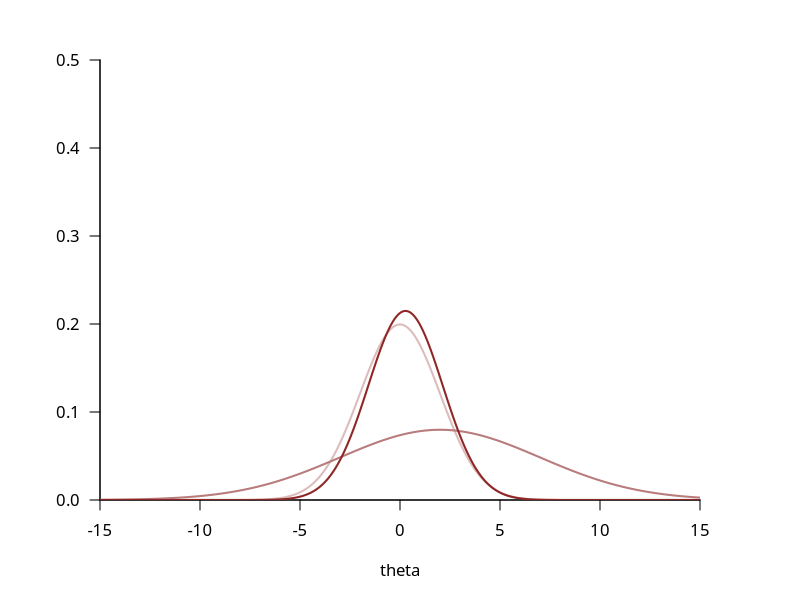
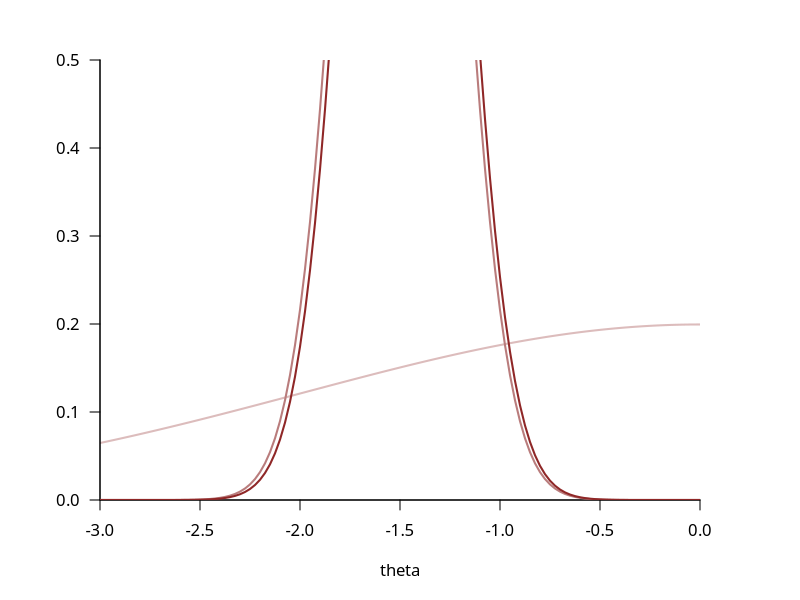
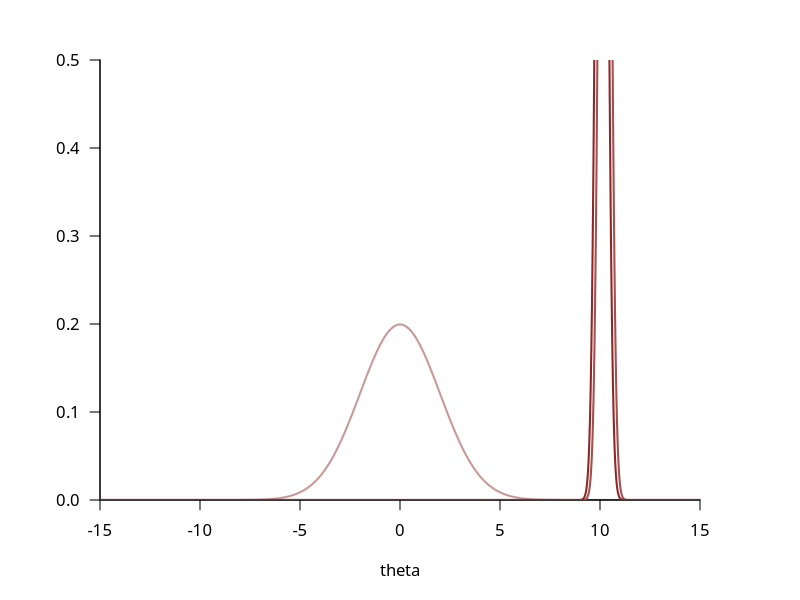
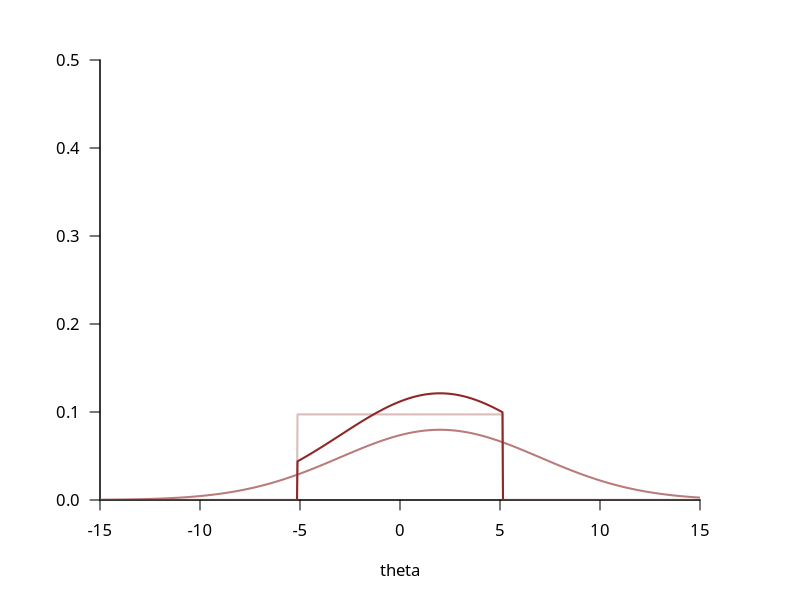
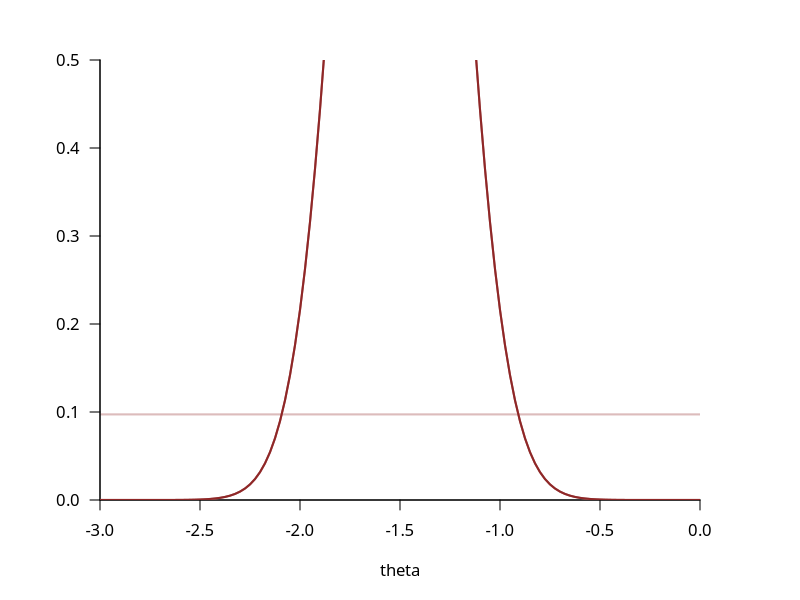
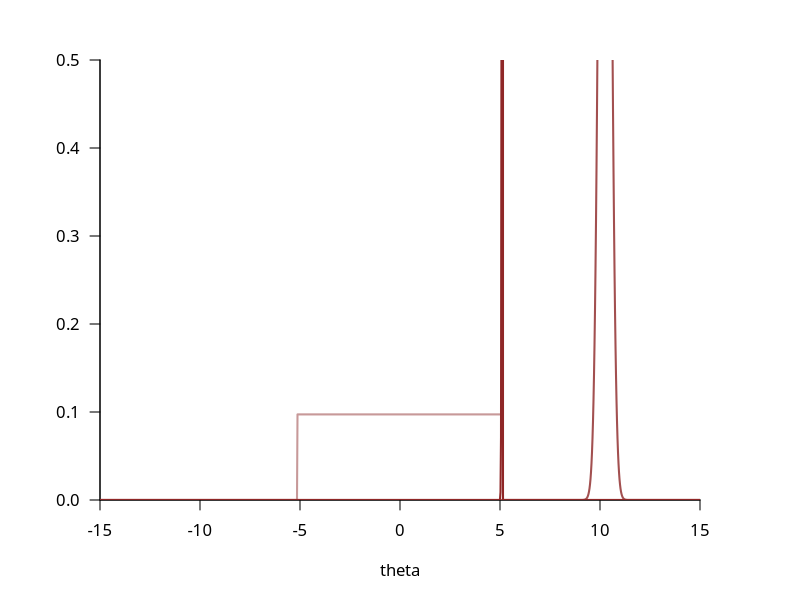

Recreate these plots in R, in order.
############################################################
# Initial setup
############################################################

c_light <- c("#DCBCBC")
c_light_highlight <- c("#C79999")
c_mid <- c("#B97C7C")
c_mid_highlight <- c("#A25050")
c_dark <- c("#8F2727")
c_dark_highlight <- c("#7C0000")

c_light_trans <- c("#DCBCBC80")
c_dark_trans <- c("#8F272780")
c_green_trans <- c("#00FF0080")

par(family="CMU Serif", las=1, bty="l", cex.axis=1, cex.lab=1, cex.main=1,
    xaxs="i", yaxs="i", mar = c(5, 5, 3, 5))

############################################################
# Graphical Demonstrations
############################################################

delta <- 0.025
xs <- seq(-20, 20, delta)

density_comps <- data.frame(xs)

# Containment
sigma <- 5
y <- 2

unnorm_likelihoods <- exp(- 0.5 * ( (xs - y) / sigma)**2)
likelihoods <- unnorm_likelihoods / (sum(unnorm_likelihoods) * delta)

density_comps['containment_like'] = likelihoods

# Contraction
sigma <- 0.25
y <- -1.5

unnorm_likelihoods <- exp(- 0.5 * ( (xs - y) / sigma)**2)
likelihoods <- unnorm_likelihoods / (sum(unnorm_likelihoods) * delta)

density_comps['contraction_like'] = likelihoods

# Compromise
sigma <- 0.25
y <- 10.25

unnorm_likelihoods <- exp(- 0.5 * ( (xs - y) / sigma)**2)
likelihoods <- unnorm_likelihoods / (sum(unnorm_likelihoods) * delta)

density_comps['compromise_like'] = likelihoods

############################################################
# Normal
############################################################

beta <- 2

prior_densities <- exp(- 0.5 * (xs / beta)**2) / sqrt(2 * pi * beta**2)

density_comps['normal_prior'] = prior_densities

# Containment
unnorm_posterior_densities <- density_comps$containment_like * prior_densities

norm <- sum(unnorm_posterior_densities) * delta
posterior_densities <- unnorm_posterior_densities / norm

density_comps['normal_post_containment'] = posterior_densities

par(mfrow=c(1, 1))

plot(xs, prior_densities, type="l", lwd=2, col=c_light,
     xlim=c(-15, 15), xlab='theta', ylim=c(0, 0.5), ylab="")

lines(xs, density_comps$containment_like, lwd=2, col=c_mid)

lines(xs, posterior_densities, lwd=2, col=c_dark)

# Contraction
unnorm_posterior_densities <- density_comps$contraction_like * prior_densities

norm <- sum(unnorm_posterior_densities) * delta
posterior_densities <- unnorm_posterior_densities / norm

density_comps['normal_post_contraction'] = posterior_densities

par(mfrow=c(1, 1))

plot(xs, prior_densities, type="l", lwd=2, col=c_light,
     xlim=c(-3, 0), xlab='theta', ylim=c(0, 0.5), ylab="")

lines(xs, density_comps$contraction_like, lwd=2, col=c_mid)

lines(xs, posterior_densities, lwd=2, col=c_dark)

# Compromise
unnorm_posterior_densities <- density_comps$compromise_like * prior_densities

norm <- sum(unnorm_posterior_densities) * delta
posterior_densities <- unnorm_posterior_densities / norm

density_comps['normal_post_compromise'] = posterior_densities

par(mfrow=c(1, 1))

plot(xs, prior_densities, type="l", lwd=2, col=c_light_highlight,
     xlim=c(-15, 15), xlab='theta', ylim=c(0, 0.5), ylab="")

lines(xs, density_comps$compromise_like, lwd=2, col=c_mid_highlight)

lines(xs, posterior_densities, lwd=2, col=c_dark)

############################################################
# Uniform
############################################################

beta <- 2

prior_densities <- sapply(xs, function(x) if( abs(x) > beta * 2.57) 0 else 1 / (beta * 2 * 2.57))
  
density_comps['unif_prior'] = prior_densities

# Containment
unnorm_posterior_densities <- density_comps$containment_like * prior_densities

norm <- sum(unnorm_posterior_densities) * delta
posterior_densities <- unnorm_posterior_densities / norm

density_comps['unif_post_containment'] = posterior_densities

par(mfrow=c(1, 1))

plot(xs, prior_densities, type="l", lwd=2, col=c_light,
     xlim=c(-15, 15), xlab='theta', ylim=c(0, 0.5), ylab="")

lines(xs, density_comps$containment_like, lwd=2, col=c_mid)

lines(xs, posterior_densities, lwd=2, col=c_dark)

# Contraction
unnorm_posterior_densities <- density_comps$contraction_like * prior_densities

norm <- sum(unnorm_posterior_densities) * delta
posterior_densities <- unnorm_posterior_densities / norm

density_comps['unif_post_contraction'] = posterior_densities

par(mfrow=c(1, 1))

plot(xs, prior_densities, type="l", lwd=2, col=c_light,
     xlim=c(-3, 0), xlab='theta', ylim=c(0, 0.5), ylab="")

lines(xs, density_comps$contraction_like, lwd=2, col=c_mid)

lines(xs, posterior_densities, lwd=2, col=c_dark)

# Compromise
unnorm_posterior_densities <- density_comps$compromise_like * prior_densities

norm <- sum(unnorm_posterior_densities) * delta
posterior_densities <- unnorm_posterior_densities / norm

density_comps['unif_post_compromise'] = posterior_densities

par(mfrow=c(1, 1))

plot(xs, prior_densities, type="l", lwd=2, col=c_light_highlight,
     xlim=c(-15, 15), xlab='theta', ylim=c(0, 0.5), ylab="")

lines(xs, density_comps$compromise_like, lwd=2, col=c_mid_highlight)

lines(xs, posterior_densities, lwd=2, col=c_dark)

############################################################
# Save Output
############################################################

write.csv(density_comps, "density_comps.csv", row.names=FALSE, quote=FALSE)


